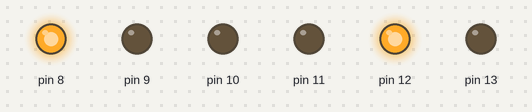
This sketch was run on a simulated Arduino Uno, built with avr-gcc and run on an emulated ATmega328P. On the bench: output pins drawn as LEDs (lit = HIGH).

Above: at 2.5 s.
At 13.1 s:
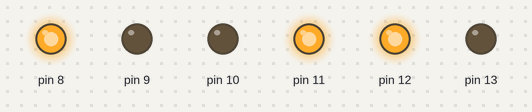
At 23.7 s:
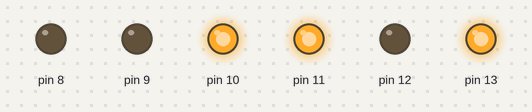
At 34.3 s:
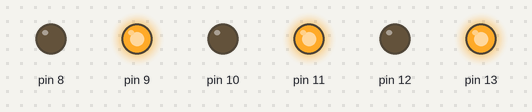
At 42.0 s:
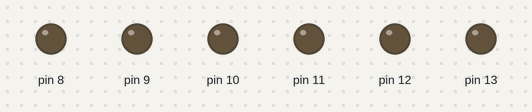
At 52.6 s:
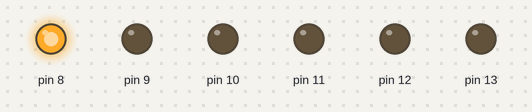
Timing chart, 0 to 55.1 s (numbered marks = the images above):
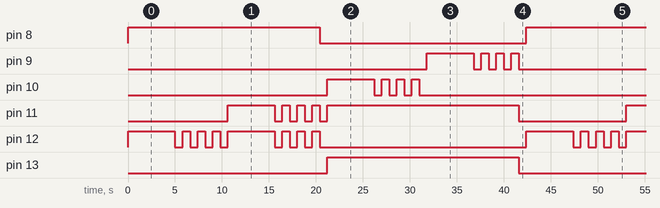

Measured:
- by itself, pin 8, pin 13: alternates HIGH for 20.4 s and LOW for 22.0 s
- by itself, pin 9, pin 10: repeats every 42.4 s: 3 × (LOW 0.80 s, HIGH 0.80 s), LOW 32.6 s, HIGH 5.0 s
- by itself, pin 11: repeats every 42.4 s: 3 × (LOW 0.80 s, HIGH 0.80 s), LOW 0.80 s, HIGH 20.4 s, LOW 11.4 s, HIGH 5.0 s
- by itself, pin 12: repeats every 42.4 s: 3 × (LOW 0.80 s, HIGH 0.80 s), LOW 0.80 s, HIGH 5.0 s, 3 × (LOW 0.80 s, HIGH 0.80 s), LOW 22.0 s, HIGH 5.0 s

The sketch:

SEMAFORO_RGB.ino
```cpp
void setup()
{
  pinMode(13, OUTPUT);
  pinMode(12, OUTPUT);
  pinMode(11, OUTPUT);
  pinMode(10, OUTPUT);
  pinMode(9, OUTPUT);
  pinMode(8, OUTPUT);
}

void loop()
{
  digitalWrite(12, HIGH);
  digitalWrite(8, HIGH);
  delay(5000);
  digitalWrite(12, LOW);
  delay(800);
  digitalWrite(12, HIGH);
  delay(800);
  digitalWrite(12, LOW);
  delay(800);
  digitalWrite(12, HIGH);
  delay(800);
  digitalWrite(12, LOW);
  delay(800);
  digitalWrite(12, HIGH);
  delay(800);
  digitalWrite(12, LOW);
  delay(800);

  digitalWrite(12, HIGH);
  digitalWrite(11, HIGH);
  delay(5000);
  digitalWrite(12, LOW);
  digitalWrite(11, LOW);
  delay(800);
  digitalWrite(12, HIGH);
  digitalWrite(11, HIGH);
  delay(800);
  digitalWrite(12, LOW);
  digitalWrite(11, LOW);
  delay(800);
  digitalWrite(12, HIGH);
  digitalWrite(11, HIGH);
  delay(800);
  digitalWrite(12, LOW);
  digitalWrite(11, LOW);
  delay(800);
  digitalWrite(12, HIGH);
  digitalWrite(11, HIGH);
  delay(800);
  digitalWrite(12, LOW);
  digitalWrite(11, LOW);
  digitalWrite(8, LOW);
  delay(800);

  digitalWrite(13, HIGH);
  digitalWrite(11, HIGH);
  digitalWrite(10, HIGH);
  delay(5000);
  digitalWrite(10, LOW);
  delay(800);
  digitalWrite(10, HIGH);
  delay(800);
  digitalWrite(10, LOW);
  delay(800);
  digitalWrite(10, HIGH);
  delay(800);
  digitalWrite(10, LOW);
  delay(800);
  digitalWrite(10, HIGH);
  delay(800);
  digitalWrite(10, LOW);
  delay(800);

  digitalWrite(9, HIGH);
  delay(5000);
  digitalWrite(9, LOW);
  delay(800);
  digitalWrite(9, HIGH);
  delay(800);
  digitalWrite(9, LOW);
  delay(800);
  digitalWrite(9, HIGH);
  delay(800);
  digitalWrite(9, LOW);
  delay(800);
  digitalWrite(9, HIGH);
  delay(800);
  digitalWrite(13, LOW);
  digitalWrite(11, LOW);
  digitalWrite(9, LOW);
  delay(800);

}
```
